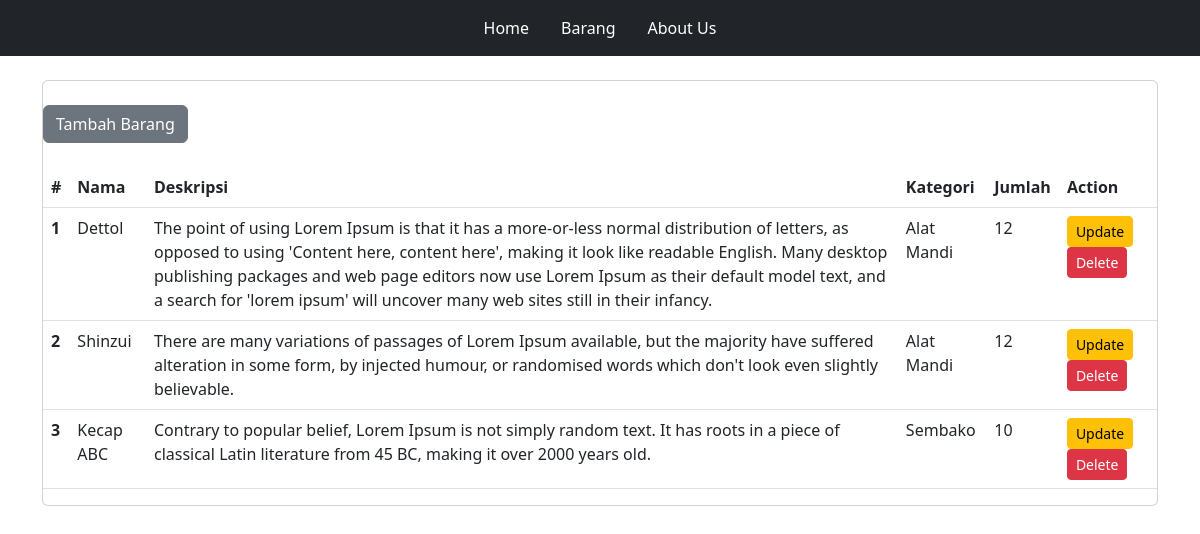
The app's page /barang/read with its own data.
### barang/models.py (models this page shows)
class Produk(models.Model):
    nama = models.CharField(max_length=100)
    deskripsi = models.TextField()
    jumlah = models.IntegerField()
    Kategori = models.ForeignKey(Kategori, on_delete=models.CASCADE,blank= True, null=True)
    def __str__(self):
        return self.nama

class Kategori(models.Model):
    nama = models.CharField(max_length=50)
    def __str__(self):
        return self.nama

### barang/views.py (the view)
# urls.py: path('read', barang_list, name='barang_list'),
def barang_list(request):
    template_name = 'barang_list.html'
    produk_list = Produk.objects.all()
    context = {
        'title' : 'Ini halaman Barang',
        'produk' : produk_list
    }
    return render(request, template_name, context)

### templates/barang_list.html (shortened to what this page needs)
{% extends 'base.html' %}
{% block content %}
    <div class="container">
        <br class="row">
            <div class="card">
                <div class="header">
                    <br><a class="btn btn-secondary" href="{% url 'barang_add' %}">Tambah Barang</a>
                </div>
                <div class="body">
                    <table class="table">
                        <thead>
                        <tr>
                            <th scope="col">#</th>
                            <th scope="col">Nama</th>
                            <th scope="col">Deskripsi</th>
                            <th scope="col">Kategori</th>
                            <th scope="col">Jumlah</th>
                            <th scope="col">Action</th>
                        </tr>
                        </thead>
                        <tbody>
                            {% for p in produk %}
                            <tr>
                                <th scope="row">{{ forloop.counter }}</th>
                                <td>{{ p }}</td>
                                <td>{{ p.deskripsi }}</td>
                                <td>{{ p.Kategori }}</td>
                                <td>{{ p.jumlah }}</td>
                                <td>
                                    <a class="btn btn-warning btn-sm" href="{% url 'barang_update' p.id %}">Update</a>
                                    <a onclick="alert('Anda Ingin Menghapus data? ')" class="btn btn-danger btn-sm" href="{% url 'barang_delete' p.id %}">Delete</a>
                                </td>
                            </tr>
                            {% endfor %}
                        </tbody>
                    </table>
                </div>
             </div>
        </div>
{% endblock content %}

### templates/base.html (shortened to what this page needs)
<!DOCTYPE html>
<html lang="en">
  <head>
    <link
      href="https://cdn.jsdelivr.net/npm/bootstrap@5.2.2/dist/css/bootstrap.min.css"
      rel="stylesheet"
    />
  </head>
  <body>
    <nav class="navbar navbar-dark bg-dark justify-content-center">
      <ul class="nav">
        <li class="nav-item">
          <a
            style="color: white;"
            class="nav-link active"
            aria-current="page"
            href="{% url 'index' %}"
            >Home</a
          >
        </li>
        <li class="nav-item dropdown">
          <a style="color: white;"
            class="nav-link active"
            aria-current="page"
            href="{% url 'barang_list' %}"
            role="button"
            >Barang</a>
        </li>
        <li class="nav-item">
          <a style="color: white;" class="nav-link" href="{% url 'about' %}"
            >About Us</a
          >
        </li>
      </ul>
    </nav>
    {% block content %}
    {% endblock content %}
  </body>
</html>

### records on screen
Produk: nama "Dettol", deskripsi "The point of using Lorem Ipsum is that it has a more-or-less normal distribution of letters, as opposed to using 'Content here, content here', making it look like readable English. Many desktop publishing packages and web page editors now use Lorem Ipsum as their default model text, and a search for 'lorem ipsum' will uncover many web sites still in their infancy.", Kategori "Alat Mandi", jumlah "12"
Produk: nama "Shinzui", deskripsi "There are many variations of passages of Lorem Ipsum available, but the majority have suffered alteration in some form, by injected humour, or randomised words which don't look even slightly believable.", Kategori "Alat Mandi", jumlah "12"
Produk: nama "Kecap ABC", deskripsi "Contrary to popular belief, Lorem Ipsum is not simply random text. It has roots in a piece of classical Latin literature from 45 BC, making it over 2000 years old.", Kategori "Sembako", jumlah "10"
